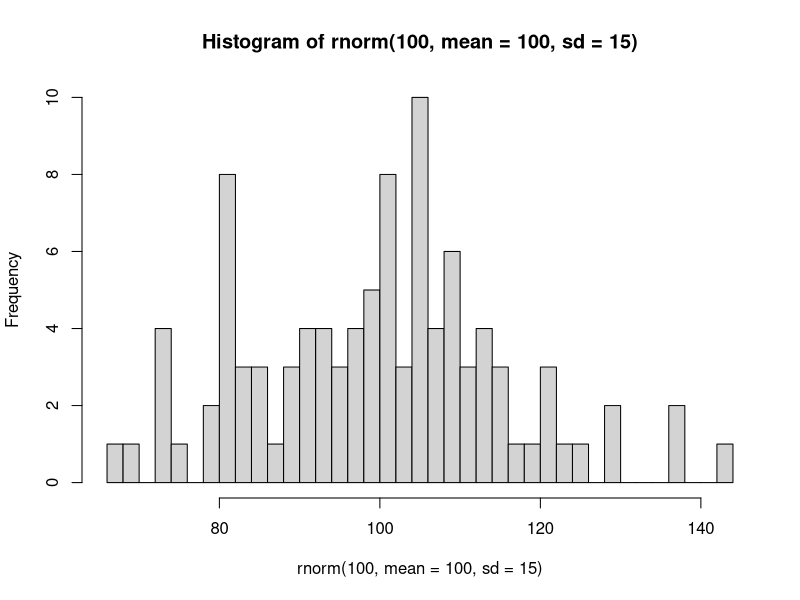
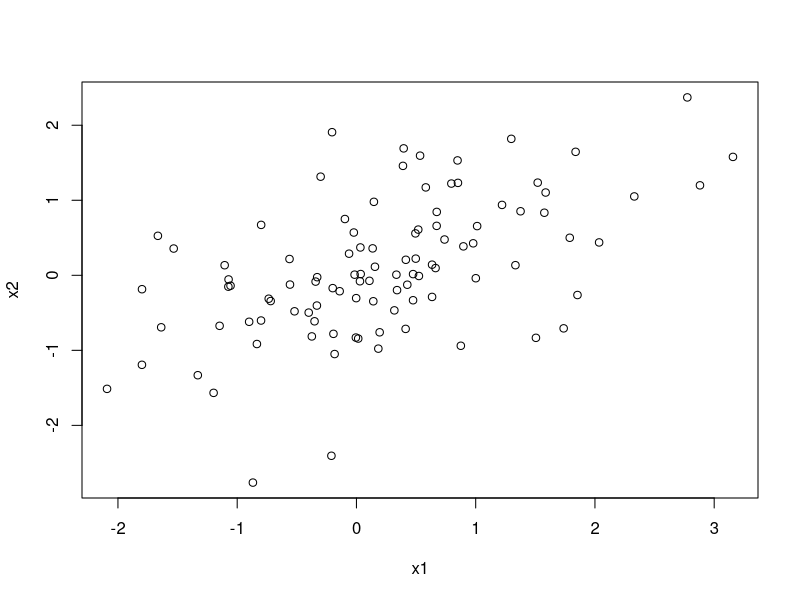
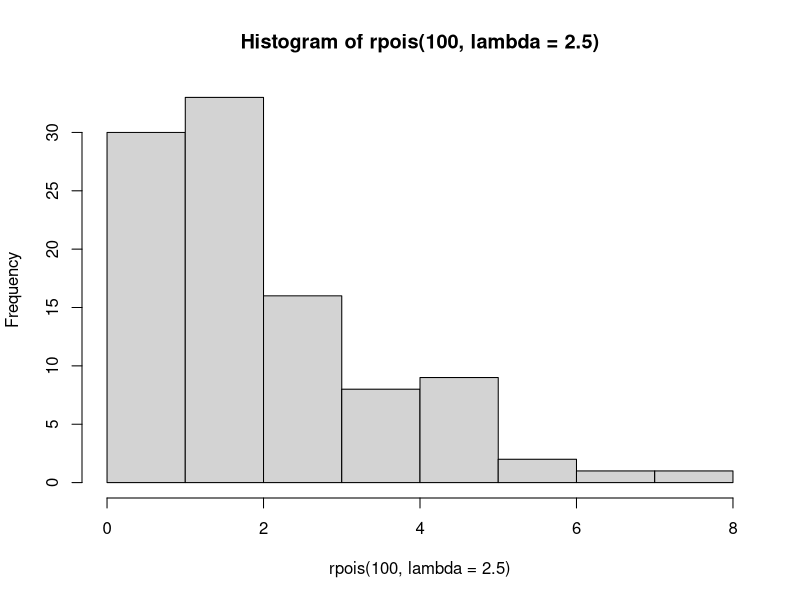
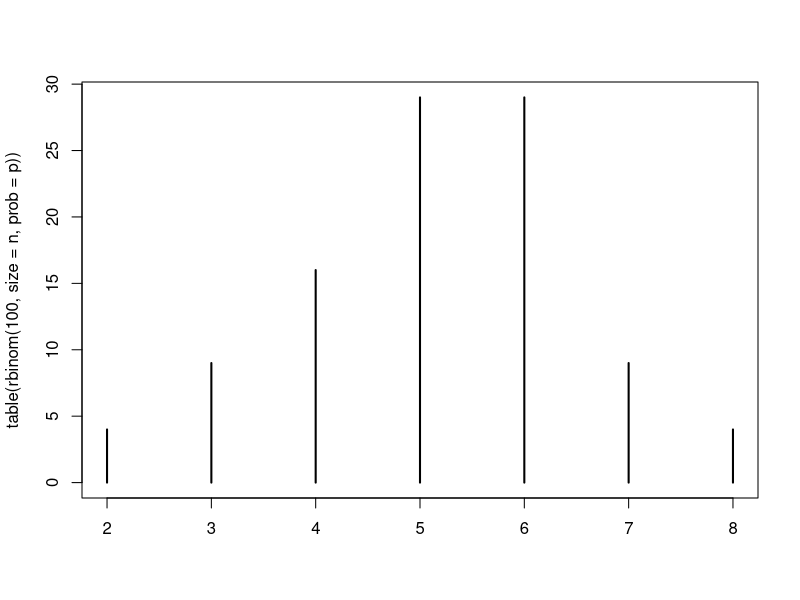
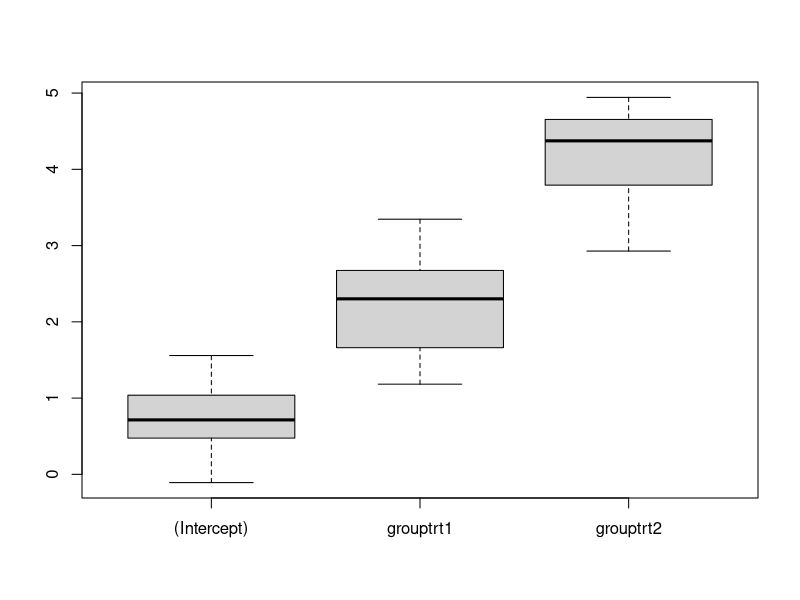

Write R code to recreate these figures, in order.
## ---- chunk 1
rnorm(10)                # draw from standard normal distribution
runif(10)                # draw from uniform distribution
rpois(10, lambda = 1)    # draw from Poisson distribution

# Sampling with or without replacement from a vector
sample(1:5, size = 10, replace = TRUE)
## ---- chunk 2
set.seed(1223)  # set seed, so on each run random numbers will be identical
runif(3)
## ---- chunk 3
rnorm(100, mean = 100, sd = 15) |> hist(breaks = 30)
## ---- chunk 4
MASS::mvrnorm(100,
              mu = c(0, 0),
              Sigma = matrix(c(1, 0.5, 0.5, 1), nrow = 2, ncol = 2)) |>
  plot(xlab = "x1", ylab = "x2")
## ---- chunk 5
rpois(100, lambda = 2.5) |> hist()
## ---- chunk 6
n <- 10   # 500, 2000
p <- 0.5  # 0.8, 0.44, 0.515

rbinom(100, size = n, prob = p) |> table() |> plot()
## ---- chunk 7
x <- rbinom(1, size = 10, prob = 0.3)
binom.test(x, n = 10, p = 0.5)
## ---- chunk 8
pval <- replicate(500, {
  x <- rbinom(1, size = 50, prob = 0.3)
  binom.test(x, n = 50, p = 0.5)$p.value
  }
)

mean(pval < 0.05)
## ---- chunk 9
sex <- factor(rep(c("male", "female"), c(15, 20)),
              levels = c("male", "female", "diverse"))
sex
condition <- factor(rep(1:2, 20), levels = 1:2, labels = c("real", "VR"))
condition
group <- factor(rep(c("ctr", "trt1", "trt2"), each = 5))
group
## ---- chunk 10
model.matrix( ~ group)
contrasts(group)
## ---- chunk 11
model.matrix( ~ group) |> unique()
## ---- chunk 12
n <- 20

# A and B are recycled to match the length of id
datsim <- data.frame(id = factor(rep(1:n, each = 4)),
                     A = factor(rep(c("a1", "a2"), each = 2)),
                     B = factor(rep(c("b1", "b2"), times = 2)))

xtabs( ~ A + B, datsim)
xtabs( ~ id + A + B, datsim) |> ftable()

# OR

id <- factor(1:n)
A <- factor(c("a1", "a2"))
B <- factor(c("b1", "b2"))

datsim2 <- expand.grid(id = id, A = A, B = B) |> sort_by(~ id + A)
## ---- chunk 13
datl <- data.frame(id = factor(rep(1:n, each = 7)),
                   time = rep(0:6, times = n),
                   resp = rnorm(n * 7,
                                mean = seq(1, 5, length.out = 7), # seven means
                                sd = 1))

aggregate(resp ~ time, datl, mean)

datw <- reshape(datl, direction = "wide",
                idvar = "id",
                timevar = "time")

colMeans(datw[, -1])

cor(datw[, -1])
## ---- chunk 14
set.seed(1133)
replicate(3, rnorm(10), simplify = FALSE)

set.seed(1133)
replicate(3, rnorm(10))

# Using a for loop

## Create an empty list
l1 <- vector(mode = "list", length = 3)

## Loop to add elements to the list
for(i in 1:3) {
  l1[[i]] <- rnorm(10)
}
l1

## Grow a matrix
mat <- NULL

for(i in 1:3) {
  mat <- cbind(mat, rnorm(10))
}
mat
## ---- chunk 15
# Create a list of data sets

data_sets <- replicate(20, {
  data.frame(id = factor(1:15),
             group = rep(c("ctr", "trt1", "trt2"), times = 5),
             resp = rnorm(5 * 3,
                          mean = c(1, 3, 5), # three means
                          sd = 1))
                },
  simplify = FALSE
)

data_sets[[1]]

# Use apply functions to fit model to each data set

fit_model <- function(data) {
  lm(resp ~ group, data = data)
}

models <- lapply(data_sets, fit_model)  # create list of fitted models

summary(models[[1]])

# Use apply functions to extract parameters from each model

pars <- sapply(models, coef)

rowMeans(pars)
boxplot(t(pars))
## ---- chunk 16
lm0 <- lm(dist ~ 1, cars)       # H0
lm1 <- lm(dist ~ speed, cars)   # H1

nsim <- 1000
pval <- numeric(nsim)

for (i in 1:nsim) {
  sim <- simulate(lm0)$sim_1
  fit <- lm(sim ~ speed, cars)
  pval[i] <- summary(fit)$coef["speed", "Pr(>|t|)"]
}

# Type I error
mean(pval < 0.05)
